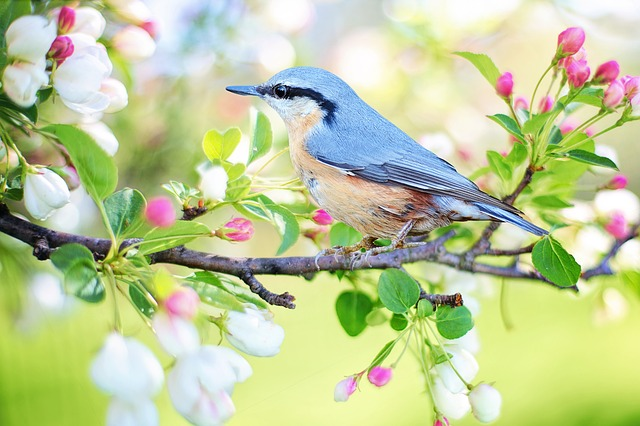
#> input picture Task 0/SB#7154_Task0/Task0.2/Image Processing/Images/bird.jpg, 640 x 426 px, found by its file name
$ python main.py
#> lines starting #> are read from the running program, lines starting #| are printed output that depends on the picture
import cv2
import numpy as np
import os
import csv

#The following function finds the properties of the images viz. (1)Name of the image w/ extension (ii)Dimensions of the image (iii) Value of the colour triplet B.G,R at (M/2,N/2)
def partA():

    imgpath1="..\\Images\\bird.jpg"
    img1 =cv2.imread(imgpath1)
#> img1 is the input picture: shape (426, 640, 3); mean B, G, R 154.3, 203, 191.5
    x1=int(img1.shape[0])/2
#> x1 = 213
    y1=int(img1.shape[1])/2
#> y1 = 320
    a1=img1[int(x1),int(y1)]
#> a1 = [172, 88, 244]

    imgpath2="..\\Images\\cat.jpg"
    img2 =cv2.imread(imgpath2)
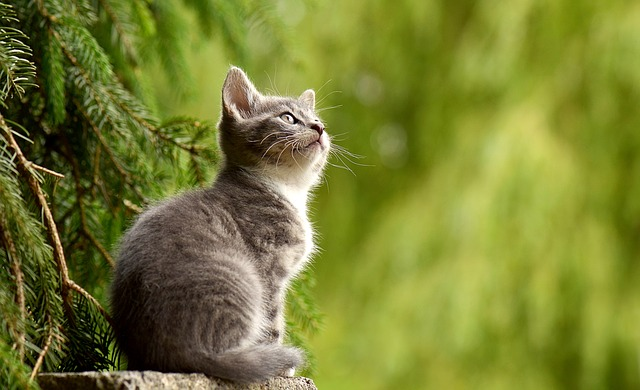
#> input picture Task 0/SB#7154_Task0/Task0.2/Image Processing/Images/cat.jpg, 640 x 390 px, found by its file name
#> img2 is the input picture: shape (390, 640, 3); mean B, G, R 50.1, 126.1, 119.4
    x2=int(img2.shape[0])/2
#> x2 = 195
    y2=int(img2.shape[1])/2
#> y2 = 320
    a2=img2[int(x2),int(y2)]
#> a2 = [10, 113, 105]

    imgpath3="..\\Images\\flowers.jpg"
    img3 =cv2.imread(imgpath3)
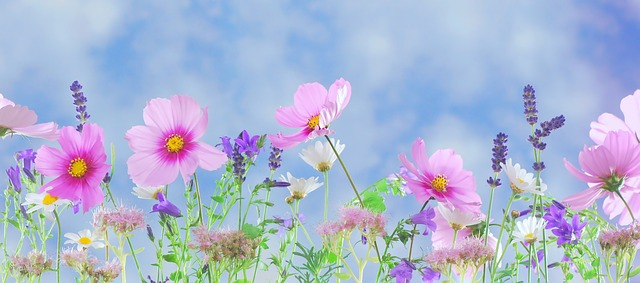
#> input picture Task 0/SB#7154_Task0/Task0.2/Image Processing/Images/flowers.jpg, 640 x 283 px, found by its file name
#> img3 is the input picture: shape (283, 640, 3); mean B, G, R 209, 182.4, 172.4
    x3=int(img3.shape[0])/2
#> x3 = 141.5
    y3=int(img3.shape[1])/2
#> y3 = 320
    a3=img3[int(x3),int(y3)]
#> a3 = [223, 206, 187]

    imgpath4="..\\Images\\horse.jpg"
    img4 =cv2.imread(imgpath4)
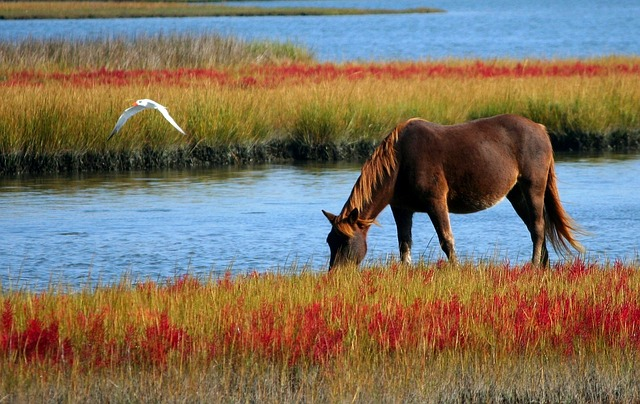
#> input picture Task 0/SB#7154_Task0/Task0.2/Image Processing/Images/horse.jpg, 640 x 404 px, found by its file name
#> img4 is the input picture: shape (404, 640, 3); mean B, G, R 95.9, 113.2, 126.6
    x4=int(img4.shape[0])/2
#> x4 = 202
    y4=int(img4.shape[1])/2
#> y4 = 320
    a4=img4[int(x4),int(y4)]
#> a4 = [238, 192, 145]
    with open('..\\Generated\\stats.csv','w',newline='') as f:
        thewriter=csv.writer(f)
        thewriter.writerow([os.path.basename(imgpath1),img1.shape[0],img1.shape[1],img1.shape[2],a1[0],a1[1],a1[2]])
        thewriter.writerow([os.path.basename(imgpath2),img2.shape[0],img2.shape[1],img2.shape[2],a2[0],a2[1],a2[2]])
        thewriter.writerow([os.path.basename(imgpath3),img3.shape[0],img3.shape[1],img3.shape[2],a3[0],a3[1],a3[2]])
        thewriter.writerow([os.path.basename(imgpath4),img4.shape[0],img4.shape[1],img4.shape[2],a4[0],a4[1],a4[2]])


#The following function reads the image "cat.jpg" and set the blue and green channels to zero and visualizes the red component
def partB():
    imgpathB="..\\Images\\cat.jpg"
    imgB =cv2.imread(imgpathB)
    B,G,R=cv2.split(imgB)
    zeros=np.zeros(imgB.shape,dtype="uint8")
    newimgB=cv2.merge([zeros,zeros,R])
    cv2.imwrite('..\\Generated\\cat_red.jpg',newimgB)

#The following function reads the image "flower.jpg" which is three channeled and sets the value of the fourth channel i.e alpha to 255/2 and increases the overall transparency by 50%
def partC():
    imgpathC="..\\Images\\flowers.jpg"
    imgC =cv2.imread(imgpathC)
    B,G,R=cv2.split(imgC)
#> B: shape (283, 640)
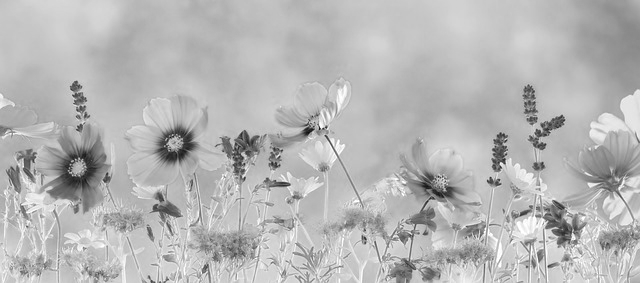
#> G: shape (283, 640); min 13, max 255, mean 182.4
#> R: shape (283, 640)
    alpha = np.zeros([imgC.shape[0],imgC.shape[1],1], dtype=np.uint8) + 127.5
    newimgC = np.dstack((imgC,alpha))
    cv2.imwrite('..\\Generated\\flowers_alpha.png',newimgC)

#The following function reads the image "horse.jpg" and the intensity level component of every pixel is computed and the image is saved as one channeled(greyscale)
def partD():
    imgpathD= "..\\Images\\horse.jpg"
    imgD = cv2.imread(imgpathD,1)
    B, G, R = cv2.split(imgD)
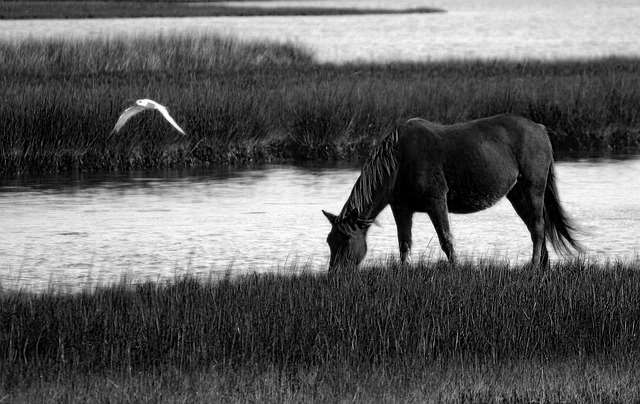
#> B: shape (404, 640); min 0, max 255, mean 95.9
#> G: shape (404, 640)
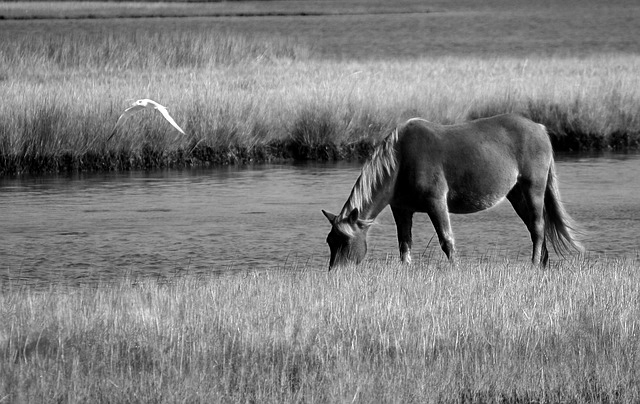
#> R: shape (404, 640); min 0, max 255, mean 126.6
    I = ((0.3 * R)+(0.59 * G)+(0.11 * B))
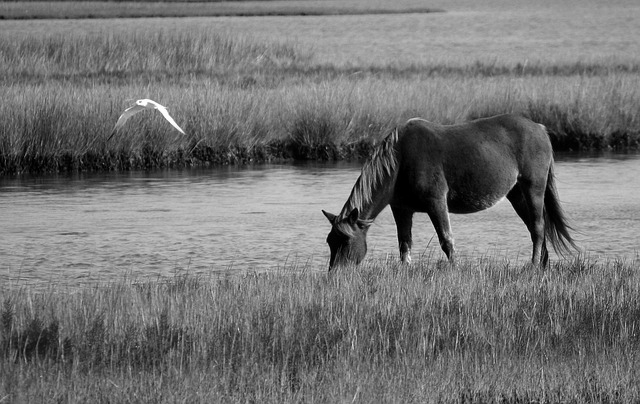
#> I: shape (404, 640) float64; min 0, max 255, mean 115.3
    cv2.imwrite('..\\Generated\\horse_gray.jpg',I)

#Calling the above functions
partA()
partB()
partC()
partD()
